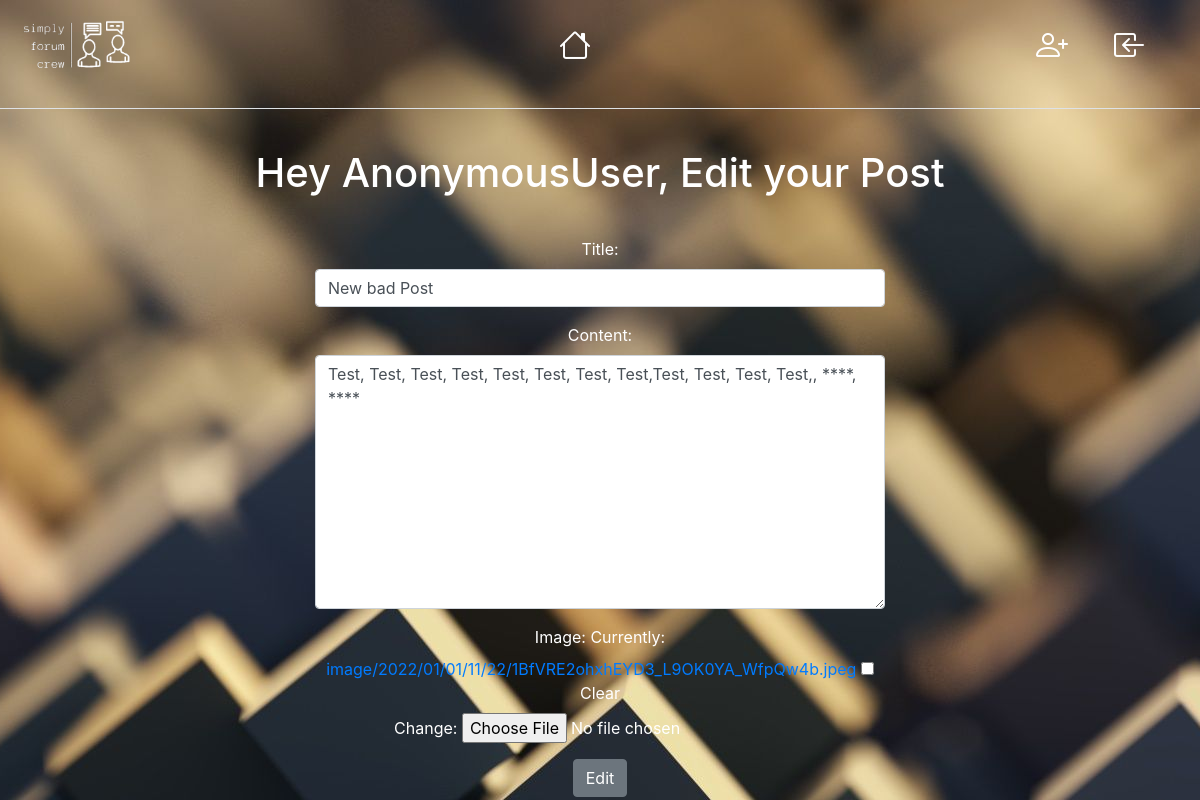
The page /39/TestUser on the database its author committed.
### post/models.py (models this page shows, shortened)
class Post(models.Model):
    title = models.CharField(max_length=80, unique=True)
    description = models.CharField(max_length=1500)
    user = models.ForeignKey(User, on_delete=models.CASCADE)
    content = HTMLField()
    date = models.DateTimeField(auto_now_add=True)
    date = models.DateTimeField(auto_now=True)
    approved = models.BooleanField(default=False)
    likes = models.ManyToManyField(User, related_name='forum_post_likes')
    dislikes = models.ManyToManyField(User, related_name='forum_post_dislikes')
    votes = models.IntegerField(default= 0)
    image = models.ImageField( blank = True, null = True, upload_to = 'image/%Y/%m/%D')
    class Meta:
        ordering = ('-date',)

### post/views.py (the view, shortened to what this page needs)
# urls.py: path('<int:post_id>/<user>', views.edit_post, name='edit_post'),
def edit_post(request, post_id, user):
    field_value = 'user_id'
    post = Post.objects.get(pk=post_id)
    postuser = getattr(post, field_value)
    user_obj = User.objects.get(username=user)
    current_user = getattr(user_obj, 'id')
    if postuser == current_user:
        if request.method != 'POST':
            form=PostForm(instance=post)
        context = {'post': post, 'form': form}
        return render(request, 'edit_post.html', context)
    else:
        messages.warning(request, "This Post was published by another user. You can only modify your own!")
    return redirect('home')

### post/forms.py
class PostForm(forms.ModelForm):
    class Meta:
        model = Post
        fields = ["title", "content", "image"]
        widgets = {
            'title': forms.TextInput(attrs={'class': 'form-control'}),
            'content': forms.Textarea(attrs={'col': 50, 'class': 'form-control'}),
        }

### post/templates/edit_post.html (shortened to what this page needs)
{% extends 'base.html' %}
{% load crispy_forms_tags %}
{% load static %}
{% block content %}
<link rel="stylesheet" type="text/css" href="{% static 'css/style.css' %}"/>
<h1 style="text-align:center; margin-block:40px; color:white;">Hey {{user}}, Edit your Post</h1>
<center>
<form method="POST" enctype="multipart/form-data" style="width: 600px; ">
    <body>
        <div class="container" style="color:white;">
            {{form.as_p}}
        </div>
    </body>
    <center>
    <button type="submit", name="Edit Post", value="Edit Post", class="btn btn-secondary">Edit</button>
</center>
</form>
{% endblock content %}

### static/css/style.css (style rules this page uses)
body { background: white url("/media/wallpaper3.jpg") no-repeat; background-size: auto; background-position: top; background-attachment: fixed; }

### rows shown on the page
Post: title "New bad Post", content "Test, Test, Test, Test, Test, Test, Test, Test,Test, Test, Test, Test,, ****, ****"

### other values the page prints
{{ user }} "AnonymousUser"
